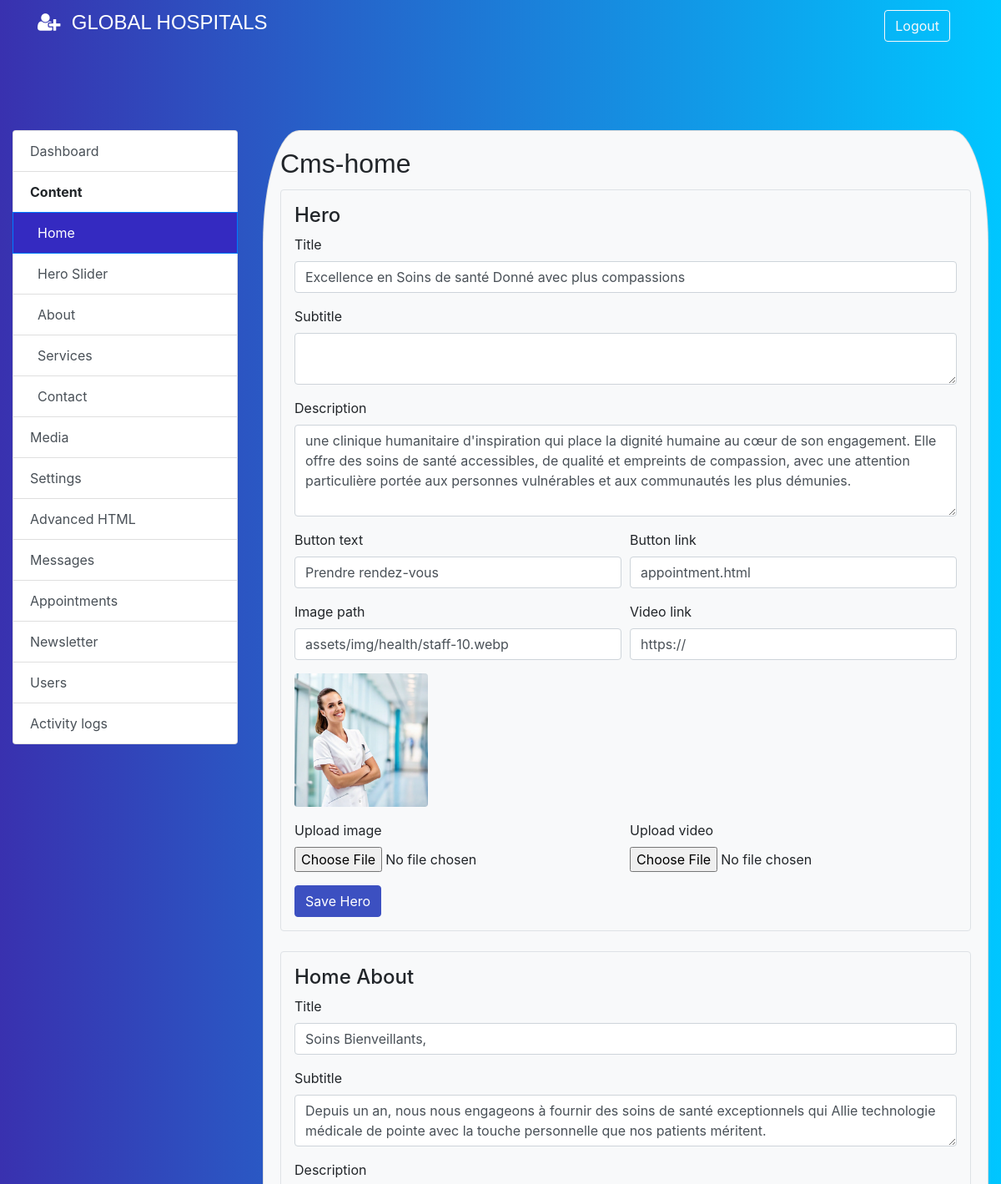
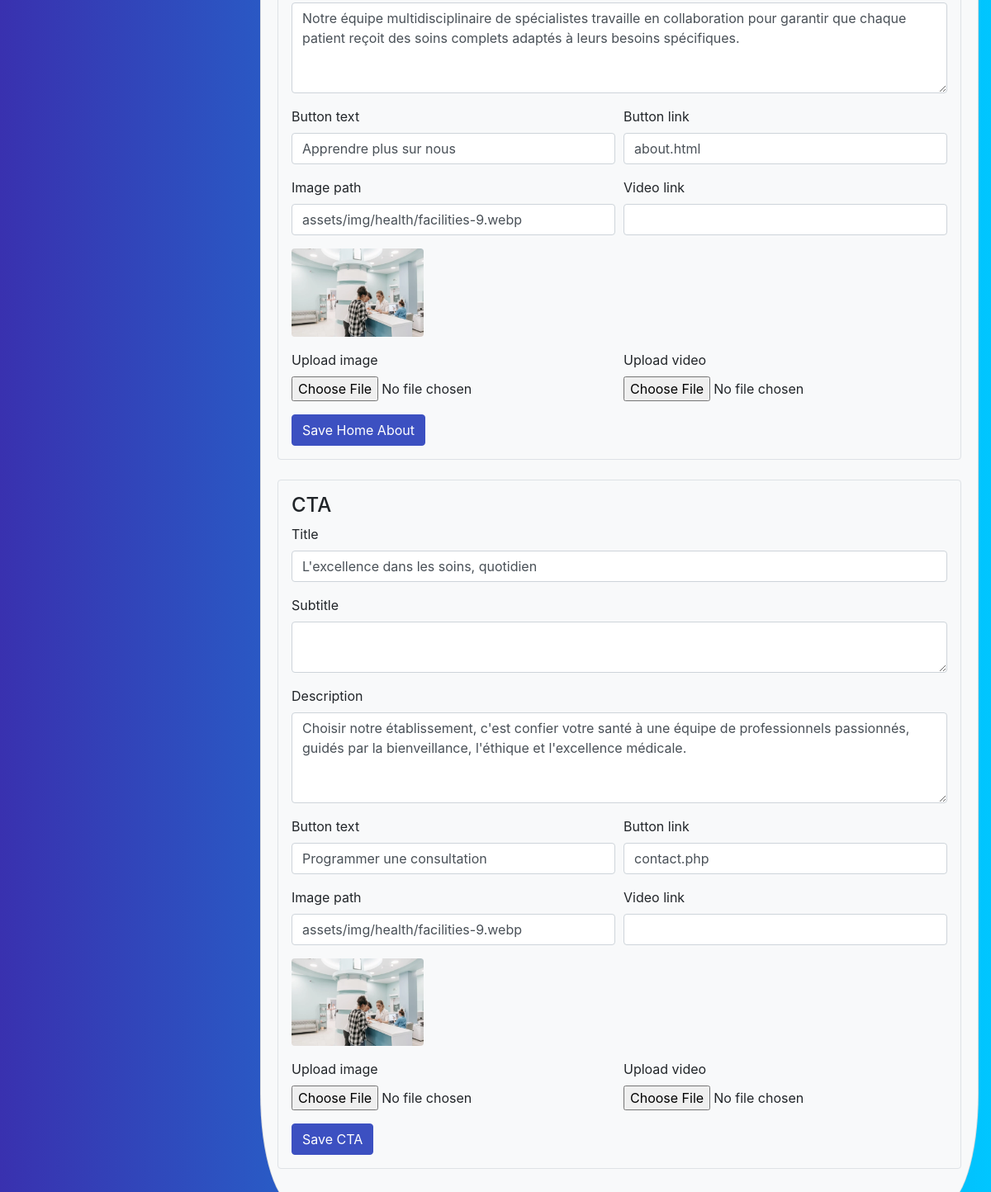
The page /admin.php?action=cms-home (signed in) on the database its author committed (2 pictures, top to bottom).
### tables this page shows
CREATE TABLE cms_sections (
  id INT UNSIGNED AUTO_INCREMENT PRIMARY KEY,
  page_slug VARCHAR(80) NOT NULL,
  section_key VARCHAR(80) NOT NULL,
  label VARCHAR(120) NOT NULL,
  title VARCHAR(255) NULL,
  subtitle TEXT NULL,
  body MEDIUMTEXT NULL,
  button_text VARCHAR(120) NULL,
  button_url VARCHAR(255) NULL,
  image_path VARCHAR(255) NULL,
  video_url VARCHAR(255) NULL,
  extra_json JSON NULL,
  created_at TIMESTAMP DEFAULT CURRENT_TIMESTAMP,
  updated_at TIMESTAMP NULL DEFAULT NULL ON UPDATE CURRENT_TIMESTAMP,
  UNIQUE KEY cms_sections_page_section_unique (page_slug, section_key)
);

### admin/index.php (called while the page is built, shortened)
<?php
$action = $_GET['action'] ?? 'dashboard';
function admin_view(string $title, string $body): void
{
    require dirname(__DIR__) . '/app/Views/admin/layout.php';
}
match ($action) {
    'cms-home' => require dirname(__DIR__) . '/app/Views/admin/cms_home.php',
    'hero-slider' => require dirname(__DIR__) . '/app/Views/admin/hero_slider.php',
    'cms-about' => require dirname(__DIR__) . '/app/Views/admin/cms_about.php',
    'cms-services' => require dirname(__DIR__) . '/app/Views/admin/cms_services.php',
    'cms-contact' => require dirname(__DIR__) . '/app/Views/admin/cms_contact.php',
    'pages' => require dirname(__DIR__) . '/app/Views/admin/pages.php',
    'settings' => require dirname(__DIR__) . '/app/Views/admin/settings.php',
    'media' => require dirname(__DIR__) . '/app/Views/admin/media.php',
    'messages' => require dirname(__DIR__) . '/app/Views/admin/messages.php',
    'appointments' => require dirname(__DIR__) . '/app/Views/admin/appointments.php',
    'newsletter' => require dirname(__DIR__) . '/app/Views/admin/newsletter.php',
    'users' => require dirname(__DIR__) . '/app/Views/admin/users.php',
    'activity' => require dirname(__DIR__) . '/app/Views/admin/activity.php',
    default => require dirname(__DIR__) . '/app/Views/admin/dashboard.php',
};
$body = ob_get_clean() ?: '';
admin_view(ucfirst((string) $action), $body);

### public/admin.php (called while the page is built, shortened)
<?php
require dirname(__DIR__) . '/admin/index.php';

### app/bootstrap.php (called while the page is built, shortened)
<?php
spl_autoload_register(static function (string $class): void {
    $prefix = 'App\\';
    $file = __DIR__ . '/' . str_replace('\\', '/', substr($class, strlen($prefix))) . '.php';
});

### app/Helpers/Url.php (called while the page is built, shortened)
<?php
final class Url
{
    public static function publicBase(): string
    {
        $script = str_replace('\\', '/', $_SERVER['SCRIPT_NAME'] ?? '');
        $publicPos = strpos($script, '/public/');
        return rtrim(str_replace(['/admin.php', '/index.php'], '', $script), '/');
    }
    public static function admin(string $query = ''): string
    {
        $url = self::publicBase() . '/admin.php';
        return $query === '' ? $url : $url . '?' . ltrim($query, '?');
    }
    public static function asset(string $path): string
    {
        return self::publicBase() . '/' . ltrim($path, '/');
    }
}

### app/Helpers/Security.php (called while the page is built, shortened)
<?php
final class Security
{
    public static function e(mixed $value): string
    {
        return htmlspecialchars((string) $value, ENT_QUOTES | ENT_SUBSTITUTE, 'UTF-8');
    }
}

### app/Core/Database.php (called while the page is built, shortened)
<?php
final class Database
{
    private static ?PDO $pdo = null;
    public static function pdo(): PDO
    {
        if (self::$pdo !== null) {
            return self::$pdo;
        }
        $dsn = sprintf(
            'mysql:host=%s;port=%s;dbname=%s;charset=utf8mb4',
            env('DB_HOST', '127.0.0.1'),
            env('DB_PORT', '3306'),
            env('DB_DATABASE', 'clinic_db')
        );
        self::$pdo = new PDO($dsn, (string) env('DB_USERNAME', 'root'), (string) env('DB_PASSWORD', ''), [
            PDO::ATTR_ERRMODE => PDO::ERRMODE_EXCEPTION,
            PDO::ATTR_DEFAULT_FETCH_MODE => PDO::FETCH_ASSOC,
            PDO::ATTR_EMULATE_PREPARES => false,
        ]);
        return self::$pdo;
    }
}

### app/Repositories/CmsContentRepository.php (called while the page is built, shortened)
<?php
final class CmsContentRepository
{
    public static function section(string $pageSlug, string $sectionKey): ?array
    {
        try {
            $stmt = self::pdo()->prepare('SELECT * FROM cms_sections WHERE page_slug = ? AND section_key = ? LIMIT 1');
            $stmt->execute([$pageSlug, $sectionKey]);
            $section = $stmt->fetch();
            return is_array($section) ? $section : null;
        } catch (Throwable) {
            return null;
        }
    }
    private static function pdo(): PDO
    {
        return Database::pdo();
    }
}

### app/Views/admin/cms_home.php (the view, shortened to what this page needs)
<?php
$defaults = [
    'hero' => ['label' => 'Hero', 'title' => 'Excellence en Soins de santé Donné avec plus compassions', 'subtitle' => '', 'body' => "une clinique humanitaire d'inspiration qui place la dignité humaine au cœur de son engagement. Elle offre des soins de santé accessibles, de qualité et empreints de compassion.", 'button_text' => 'Prendre rendez-vous', 'button_url' => 'appointment.html', 'image_path' => 'assets/img/health/staff-10.webp', 'video_url' => 'https://'],
    'about' => ['label' => 'Home About', 'title' => 'Soins Bienveillants,', 'subtitle' => 'Depuis un an, nous nous engageons à fournir des soins de santé exceptionnels qui Allie technologie médicale de pointe avec la touche personnelle que nos patients méritent.', 'body' => 'Notre équipe multidisciplinaire de spécialistes travaille en collaboration pour garantir que chaque patient reçoit des soins complets adaptés à leurs besoins spécifiques.', 'button_text' => 'Apprendre plus sur nous', 'button_url' => 'about.html', 'image_path' => 'assets/img/health/facilities-9.webp', 'video_url' => ''],
    'cta' => ['label' => 'CTA', 'title' => "L'excellence dans les soins, quotidien", 'subtitle' => '', 'body' => "Choisir notre établissement, c'est confier votre santé à une équipe de professionnels passionnés, guidés par la bienveillance, l'éthique et l'excellence médicale.", 'button_text' => 'Programmer une consultation', 'button_url' => 'contact.php', 'image_path' => 'assets/img/health/facilities-9.webp', 'video_url' => ''],
];
?>
<?php foreach ($defaults as $key => $fallback): $section = array_merge($fallback, CmsContentRepository::section('home', $key) ?? []); ?>
  <form method="post" action="<?= Security::e(Url::admin('action=save-cms-section')) ?>" enctype="multipart/form-data" class="border rounded p-3 mb-4">
    <h4><?= Security::e($fallback['label']) ?></h4>
    <div class="form-group"><label>Title</label><input class="form-control" name="title" value="<?= Security::e($section['title'] ?? '') ?>"></div>
    <div class="form-group"><label>Subtitle</label><textarea class="form-control" name="subtitle" rows="2"><?= Security::e($section['subtitle'] ?? '') ?></textarea></div>
    <div class="form-group"><label>Description</label><textarea class="form-control" name="body" rows="4"><?= Security::e($section['body'] ?? '') ?></textarea></div>
    <div class="form-row">
      <div class="form-group col-md-6"><label>Button text</label><input class="form-control" name="button_text" value="<?= Security::e($section['button_text'] ?? '') ?>"></div>
      <div class="form-group col-md-6"><label>Button link</label><input class="form-control" name="button_url" value="<?= Security::e($section['button_url'] ?? '') ?>"></div>
    </div>
    <div class="form-row">
      <div class="form-group col-md-6"><label>Image path</label><input class="form-control" name="image_path" value="<?= Security::e($section['image_path'] ?? '') ?>"></div>
      <div class="form-group col-md-6"><label>Video link</label><input class="form-control" name="video_url" value="<?= Security::e($section['video_url'] ?? '') ?>"></div>
    </div>
    <?php if (!empty($section['image_path'])): ?>
      <div class="mb-3"><img src="<?= Security::e(Url::asset((string) $section['image_path'])) ?>" alt="" style="max-width:160px;height:auto;border-radius:4px"></div>
    <?php endif; ?>
    <div class="form-row">
      <div class="form-group col-md-6"><label>Upload image</label><input class="form-control-file" type="file" name="image_file" accept=".jpg,.jpeg,.png,.gif,.svg,.webp"></div>
      <div class="form-group col-md-6"><label>Upload video</label><input class="form-control-file" type="file" name="video_file" accept=".mp4,.webm,.mov"></div>
    </div>
    <button class="btn btn-primary">Save <?= Security::e($fallback['label']) ?></button>
  </form>
<?php endforeach; ?>

### app/Views/admin/layout.php (shortened to what this page needs)
<?php
$currentAction = $_GET['action'] ?? 'dashboard';
?>
<!doctype html>
<html lang="en">
<head>
  <link rel="stylesheet" href="https://stackpath.bootstrapcdn.com/bootstrap/4.0.0/css/bootstrap.min.css">
  <link rel="stylesheet" href="https://stackpath.bootstrapcdn.com/font-awesome/4.7.0/css/font-awesome.min.css">
  <link rel="stylesheet" href="<?= Security::e(Url::asset('admin/assets/hms-style.css')) ?>">
</head>
<body style="padding-top: 70px; background: -webkit-linear-gradient(left, #3931af, #00c6ff); background-size: cover;">
<nav class="navbar navbar-expand-lg navbar-dark bg-primary fixed-top" id="mainNav">
  <div class="container">
    <a class="navbar-brand js-scroll-trigger" href="<?= Security::e(Url::admin()) ?>" style="font-family: 'IBM Plex Sans', sans-serif;">
      <h4><i class="fa fa-user-plus" aria-hidden="true"></i>&nbsp; GLOBAL HOSPITALS</h4>
    </a>
    <div class="collapse navbar-collapse" id="navbarResponsive">
      <ul class="navbar-nav ml-auto">
        <li class="nav-item mr-3">
          <form method="post" action="<?= Security::e(Url::admin('action=logout')) ?>" class="form-inline">
            <button type="submit" class="btn btn-outline-light">Logout</button>
          </form>
        </li>
      </ul>
    </div>
  </div>
</nav>
<div class="container-fluid" style="margin-top:50px;">
  <div class="row">
    <div class="col-md-3" style="max-width:25%; margin-top: 3%">
      <div class="list-group" id="list-tab" role="tablist">
        <a class="list-group-item list-group-item-action<?= $currentAction === 'dashboard' ? ' active' : '' ?>" href="<?= Security::e(Url::admin()) ?>">Dashboard</a>
        <span class="list-group-item font-weight-bold">Content</span>
        <a class="list-group-item list-group-item-action<?= $currentAction === 'cms-home' ? ' active' : '' ?>" href="<?= Security::e(Url::admin('action=cms-home')) ?>">&nbsp;&nbsp;Home</a>
        <a class="list-group-item list-group-item-action<?= $currentAction === 'hero-slider' ? ' active' : '' ?>" href="<?= Security::e(Url::admin('action=hero-slider')) ?>">&nbsp;&nbsp;Hero Slider</a>
        <a class="list-group-item list-group-item-action<?= $currentAction === 'cms-about' ? ' active' : '' ?>" href="<?= Security::e(Url::admin('action=cms-about')) ?>">&nbsp;&nbsp;About</a>
        <a class="list-group-item list-group-item-action<?= $currentAction === 'cms-services' ? ' active' : '' ?>" href="<?= Security::e(Url::admin('action=cms-services')) ?>">&nbsp;&nbsp;Services</a>
        <a class="list-group-item list-group-item-action<?= $currentAction === 'cms-contact' ? ' active' : '' ?>" href="<?= Security::e(Url::admin('action=cms-contact')) ?>">&nbsp;&nbsp;Contact</a>
        <a class="list-group-item list-group-item-action<?= $currentAction === 'media' ? ' active' : '' ?>" href="<?= Security::e(Url::admin('action=media')) ?>">Media</a>
        <a class="list-group-item list-group-item-action<?= $currentAction === 'settings' ? ' active' : '' ?>" href="<?= Security::e(Url::admin('action=settings')) ?>">Settings</a>
        <a class="list-group-item list-group-item-action<?= $currentAction === 'pages' ? ' active' : '' ?>" href="<?= Security::e(Url::admin('action=pages')) ?>">Advanced HTML</a>
        <a class="list-group-item list-group-item-action<?= $currentAction === 'messages' ? ' active' : '' ?>" href="<?= Security::e(Url::admin('action=messages')) ?>">Messages</a>
        <a class="list-group-item list-group-item-action<?= $currentAction === 'appointments' ? ' active' : '' ?>" href="<?= Security::e(Url::admin('action=appointments')) ?>">Appointments</a>
        <a class="list-group-item list-group-item-action<?= $currentAction === 'newsletter' ? ' active' : '' ?>" href="<?= Security::e(Url::admin('action=newsletter')) ?>">Newsletter</a>
        <a class="list-group-item list-group-item-action<?= $currentAction === 'users' ? ' active' : '' ?>" href="<?= Security::e(Url::admin('action=users')) ?>">Users</a>
        <a class="list-group-item list-group-item-action<?= $currentAction === 'activity' ? ' active' : '' ?>" href="<?= Security::e(Url::admin('action=activity')) ?>">Activity logs</a>
      </div><br>
    </div>
    <div class="col-md-9" style="margin-top: 3%;">
      <div class="card">
        <div class="card-body">
          <h2 class="card-title" style="font-family: 'IBM Plex Sans', sans-serif;"><?= Security::e($title) ?></h2>
          <?= $body ?>
        </div>
      </div>
    </div>
  </div>
</div>
</body>
</html>

### public/admin/assets/hms-style.css (style rules this page uses)
body { background: -webkit-linear-gradient(left, #3931af, #00c6ff); background-size: cover; }
.card { background: #f8f9fa; border-top-left-radius: 5% 5%; border-bottom-left-radius: 5% 5%; border-top-right-radius: 5% 5%; border-bottom-right-radius: 5% 5%; }
.list-group-item.active { z-index: 2; color: #fff; background-color: #342ac1; border-color: #007bff; }
.btn-primary { background-color: #3c50c1; border-color: #3c50c1; }
.bg-primary { background: -webkit-linear-gradient(left, #3931af, #00c6ff); }

### rows shown on the page
cms_sections: label "Hero", title "Excellence en Soins de santé Donné avec plus compassions", body "une clinique humanitaire d'inspiration qui place la dignité humaine au cœur de son engagement. Elle offre des soins de santé accessibles, de qualité et empreints de compassion, avec une attention particulière portée aux personnes vulnérables et aux communautés les plus démunies.", button_text "Prendre rendez-vous", button_url "appointment.html", image_path "assets/img/health/staff-10.webp", video_url "https://", image_path (picture)
cms_sections: label "Home About", title "Soins Bienveillants,", subtitle "Depuis un an, nous nous engageons à fournir des soins de santé exceptionnels qui Allie technologie médicale de pointe avec la touche personnelle que nos patients méritent.", body "Notre équipe multidisciplinaire de spécialistes travaille en collaboration pour garantir que chaque patient reçoit des soins complets adaptés à leurs besoins spécifiques.", button_text "Apprendre plus sur nous", button_url "about.html", image_path "assets/img/health/facilities-9.webp", image_path (picture)
cms_sections: label "CTA", title "L'excellence dans les soins, quotidien", body "Choisir notre établissement, c'est confier votre santé à une équipe de professionnels passionnés, guidés par la bienveillance, l'éthique et l'excellence médicale.", button_text "Programmer une consultation", button_url "contact.php", image_path "assets/img/health/facilities-9.webp", image_path (picture)

### other values the page prints
Security::e($title) "Cms-home"
